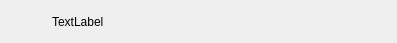
<?xml version="1.0" encoding="UTF-8"?>
<ui version="4.0">
 <class>Form</class>
 <widget class="QWidget" name="Form">
  <property name="geometry">
   <rect>
    <x>0</x>
    <y>0</y>
    <width>397</width>
    <height>43</height>
   </rect>
  </property>
  <property name="windowTitle">
   <string>Form</string>
  </property>
  <layout class="QHBoxLayout" name="horizontalLayout">
   <property name="topMargin">
    <number>4</number>
   </property>
   <property name="bottomMargin">
    <number>4</number>
   </property>
   <item>
    <widget class="QLabel" name="iconLB">
     <property name="minimumSize">
      <size>
       <width>35</width>
       <height>35</height>
      </size>
     </property>
     <property name="maximumSize">
      <size>
       <width>35</width>
       <height>35</height>
      </size>
     </property>
     <property name="text">
      <string/>
     </property>
     <property name="scaledContents">
      <bool>true</bool>
     </property>
    </widget>
   </item>
   <item>
    <widget class="QLabel" name="sceneLB">
     <property name="text">
      <string>TextLabel</string>
     </property>
    </widget>
   </item>
   <item>
    <spacer name="horizontalSpacer">
     <property name="orientation">
      <enum>Qt::Horizontal</enum>
     </property>
     <property name="sizeHint" stdset="0">
      <size>
       <width>40</width>
       <height>20</height>
      </size>
     </property>
    </spacer>
   </item>
   <item>
    <widget class="QPushButton" name="openBT">
     <property name="minimumSize">
      <size>
       <width>35</width>
       <height>35</height>
      </size>
     </property>
     <property name="maximumSize">
      <size>
       <width>35</width>
       <height>35</height>
      </size>
     </property>
     <property name="text">
      <string/>
     </property>
     <property name="iconSize">
      <size>
       <width>35</width>
       <height>35</height>
      </size>
     </property>
     <property name="flat">
      <bool>true</bool>
     </property>
    </widget>
   </item>
  </layout>
 </widget>
 <resources/>
 <connections/>
</ui>
